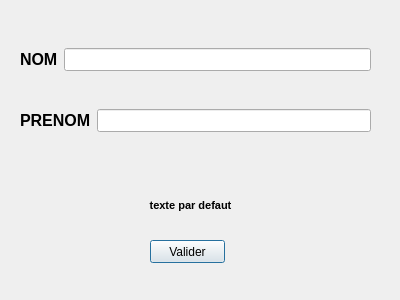
<?xml version="1.0" encoding="UTF-8"?>
<ui version="4.0">
 <class>DemoDialog</class>
 <widget class="QDialog" name="DemoDialog">
  <property name="geometry">
   <rect>
    <x>0</x>
    <y>0</y>
    <width>400</width>
    <height>300</height>
   </rect>
  </property>
  <property name="windowTitle">
   <string>Ma 3ème fenêtre sous PyQt5</string>
  </property>
  <property name="windowIcon">
   <iconset>
    <normaloff>icon.ico</normaloff>icon.ico</iconset>
  </property>
  <widget class="QPushButton" name="pushButtonValider">
   <property name="geometry">
    <rect>
     <x>150</x>
     <y>240</y>
     <width>75</width>
     <height>23</height>
    </rect>
   </property>
   <property name="text">
    <string>Valider</string>
   </property>
  </widget>
  <widget class="QWidget" name="gridLayoutWidget">
   <property name="geometry">
    <rect>
     <x>20</x>
     <y>29</y>
     <width>351</width>
     <height>61</height>
    </rect>
   </property>
   <layout class="QGridLayout" name="gridLayout">
    <item row="0" column="0">
     <widget class="QLabel" name="labelNom">
      <property name="font">
       <font>
        <pointsize>12</pointsize>
        <weight>75</weight>
        <bold>true</bold>
       </font>
      </property>
      <property name="text">
       <string>NOM</string>
      </property>
     </widget>
    </item>
    <item row="0" column="1">
     <widget class="QLineEdit" name="lineEditNom">
      <property name="font">
       <font>
        <pointsize>10</pointsize>
        <weight>75</weight>
        <bold>true</bold>
       </font>
      </property>
     </widget>
    </item>
   </layout>
  </widget>
  <widget class="QWidget" name="gridLayoutWidget_2">
   <property name="geometry">
    <rect>
     <x>20</x>
     <y>90</y>
     <width>351</width>
     <height>61</height>
    </rect>
   </property>
   <layout class="QGridLayout" name="gridLayout_2">
    <item row="0" column="0">
     <widget class="QLabel" name="labelPrenom">
      <property name="font">
       <font>
        <pointsize>12</pointsize>
        <weight>75</weight>
        <bold>true</bold>
       </font>
      </property>
      <property name="text">
       <string>PRENOM</string>
      </property>
     </widget>
    </item>
    <item row="0" column="1">
     <widget class="QLineEdit" name="lineEditPrenom">
      <property name="font">
       <font>
        <pointsize>10</pointsize>
        <weight>75</weight>
        <bold>true</bold>
       </font>
      </property>
     </widget>
    </item>
   </layout>
  </widget>
  <widget class="QLabel" name="labelReponse">
   <property name="geometry">
    <rect>
     <x>20</x>
     <y>190</y>
     <width>341</width>
     <height>31</height>
    </rect>
   </property>
   <property name="font">
    <font>
     <pointsize>8</pointsize>
     <weight>75</weight>
     <bold>true</bold>
    </font>
   </property>
   <property name="text">
    <string>texte par defaut</string>
   </property>
   <property name="alignment">
    <set>Qt::AlignCenter</set>
   </property>
  </widget>
 </widget>
 <resources/>
 <connections/>
</ui>
